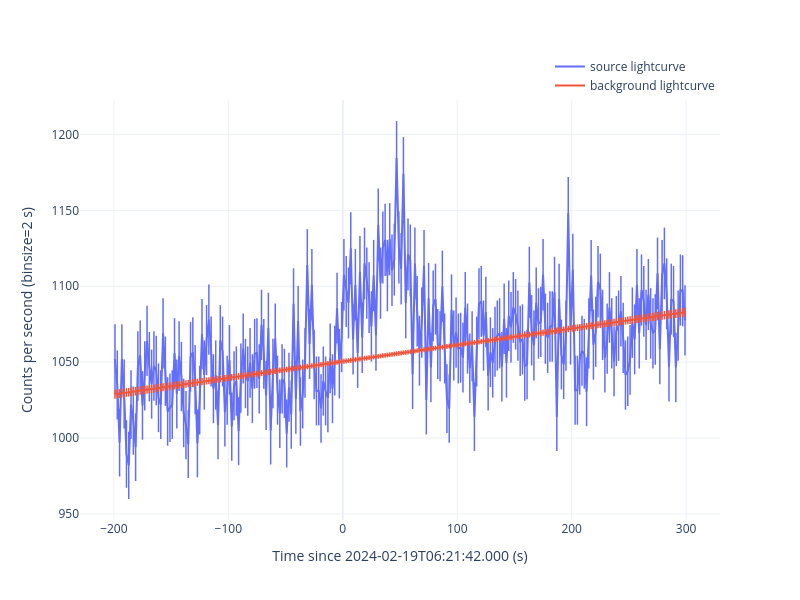

The notebook cell this image was saved under:
### Code cell
gbm_tte.lc_binsize = 2
gbm_tte.extract_curve(savepath='./n9/curve', show=True)

### Figure 1 — Plotly figure (JSON) as saved in the notebook; plotly's stock layout.template omitted (floating-point values rounded to 4 significant figures; data arrays with more than 128 entries replaced by an {"elided": "..."} marker saying what was removed)
{"data": [{"error_y": {"array": {"elided": "250 float values"}, "thickness": 1.5, "type": "data", "width": 0}, "marker": {"size": 0, "symbol": "cross-thin"}, "mode": "lines+markers", "name": "source lightcurve", "showlegend": true, "type": "scatter", "x": {"elided": "250 float values"}, "y": {"elided": "250 float values"}}, {"error_y": {"array": {"elided": "250 float values"}, "thickness": 1.5, "type": "data", "width": 0}, "marker": {"size": 0, "symbol": "cross-thin"}, "mode": "lines+markers", "name": "background lightcurve", "showlegend": true, "type": "scatter", "x": {"elided": "250 float values"}, "y": {"elided": "250 float values"}}], "layout": {"height": 600, "legend": {"x": 1, "xanchor": "right", "y": 1, "yanchor": "bottom"}, "width": 800, "xaxis": {"title": {"text": "Time since 2024-02-19T06:21:42.000 (s)"}}, "yaxis": {"title": {"text": "Counts per second (binsize=2 s)"}}}}
